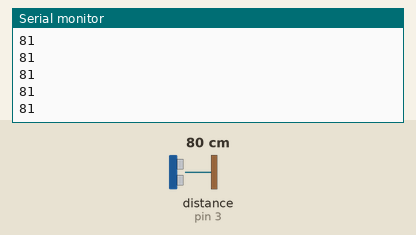
This sketch was run on a simulated Arduino Uno, built with avr-gcc and run on an emulated ATmega328P. Parts: the last lines printed to the serial monitor. Inputs (shaded band) come from the test bench; at power-on: distance to the obstacle (sensor on pin 3) 80 cm. The echo pulse lasts 58.3 µs per cm.

Above: at 1.2 s.
1.3 s: distance to the obstacle (sensor on pin 3) set to 2 cm
At 1.37 s:
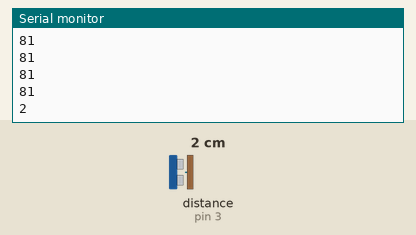
2.8 s: distance to the obstacle (sensor on pin 3) set to 4 cm
At 2.88 s:
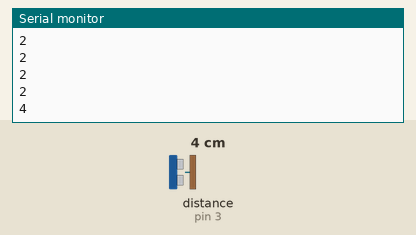
Timing chart, 0 to 5.8 s (numbered marks = the images above; inputs shaded):
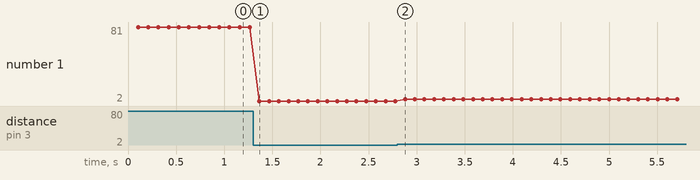

Measured:
- after the input at 1.3 s, the serial monitor: prints a new line after 0.07 s (image 1)
- after the input at 2.8 s, the serial monitor: prints a new line after 0.08 s (image 2)
- plotted number 1: 81 → 2 after the input at 1.3 s, 2 → 4 after the input at 2.8 s

The sketch:

ping.ino
```cpp
#include <NewPing.h>

#define TRIGGER_PIN  3
#define ECHO_PIN     3
#define MAX_DISTANCE 200

NewPing sonar(TRIGGER_PIN, ECHO_PIN, MAX_DISTANCE);

void setup() {
  Serial.begin(9600);
}

void loop() {
  delay(100);
  int uS = sonar.ping();
  Serial.println(max(1,uS / US_ROUNDTRIP_CM));
}
```
